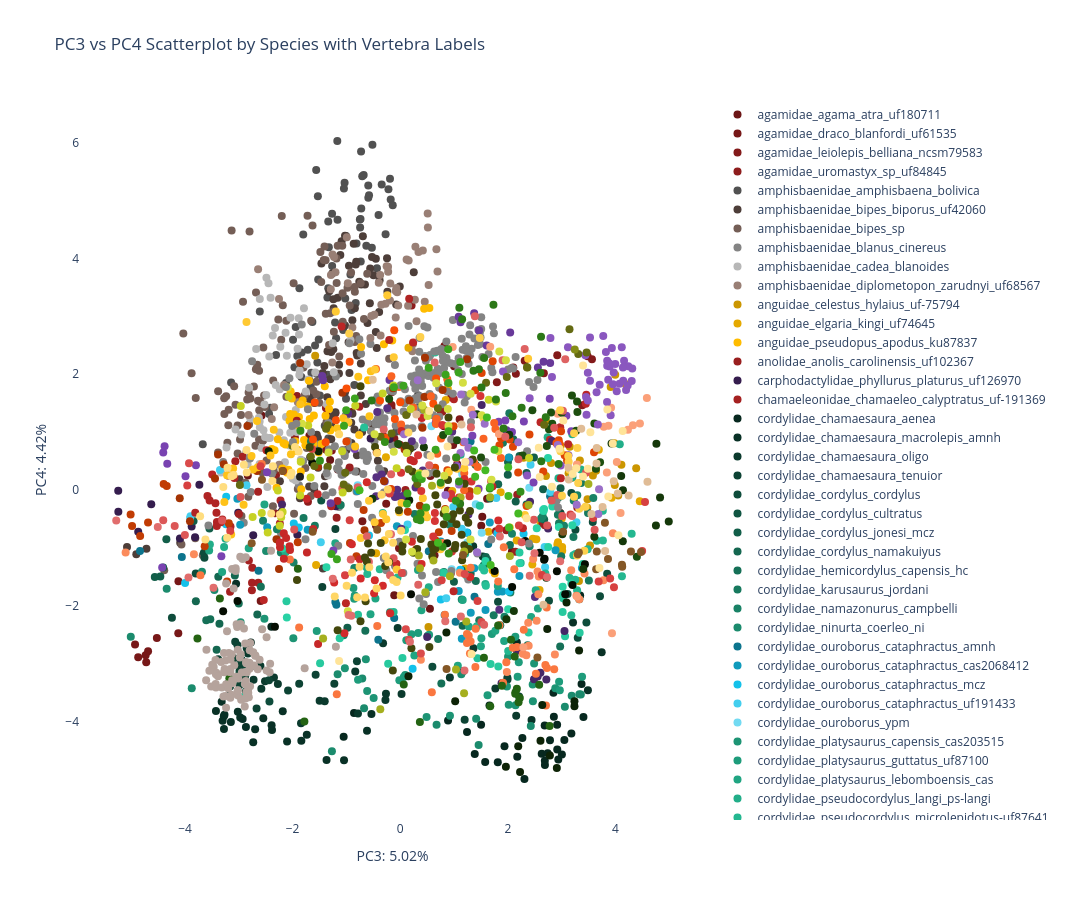

Notebook code cell kept with this figure:
### Code cell
# PCA 3 v 4

# Group PC3 and PC4 by species, storing the vertebra label.
species_groups = defaultdict(list)
for i, (species, vertebra) in enumerate(labels):
    if species is not None and vertebra is not None:
        species_groups[species].append((vertebra, pca_coords[i, 2], pca_coords[i, 3]))

# Create a colormap for unique families
families = sorted({extract_family(sp) for sp in species_groups.keys()})
family_base_colors = make_family_cmap(families)

# Add mapping for species colors based on family (gradient of light to dark)
species_colors = generate_species_cmap_gradient(family_base_colors, species_groups)

# Draw Plot
fig = go.Figure()
for species, points in species_groups.items():
    points_sorted = sorted(points, key=sort_key)
    vertebra_labels, pc1_vals, pc2_vals = zip(*points_sorted)

    fig.add_trace(go.Scatter(x=pc1_vals, y=pc2_vals, mode='markers', name=species,
                             marker=dict(color=plotly_color(species_colors[species]), size=8, symbol='circle'),
                             text=vertebra_labels, 
                             hovertemplate=(f"Species: {species}<br>" 
                                            "Vertebra: %{text}<br>""<extra></extra>")))

    fig.update_layout(width=1200, height=900, 
                    title="PC3 vs PC4 Scatterplot by Species with Vertebra Labels",
                    xaxis_title=f"PC3: {pca.explained_variance_ratio_[2] * 100:.2f}%",
                    yaxis_title=f"PC4: {pca.explained_variance_ratio_[3] * 100:.2f}%",
                    legend=dict(x=1.02, y=0.5, xanchor="left", yanchor="middle"), 
                    plot_bgcolor='white')

outfpath = os.path.split(os.getcwd())[1] + '_pca_3v4'
fig.write_html(outfpath + '.html')
fig.write_image(outfpath + '.png')
fig.show()
